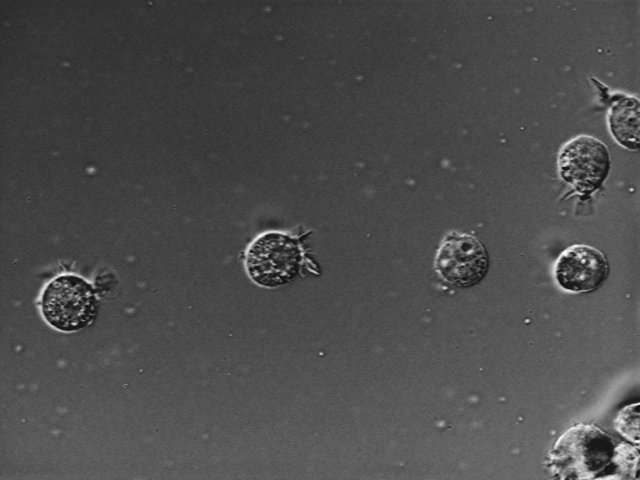
#> input picture sample/1.tiff, 640 x 480 px
$ jupyter execute --allow-errors 'shading correction.ipynb'
#> lines starting #> are read from the running program, lines starting #| are printed output that depends on the picture
[cell 1]
# good for images with lots of particles
import cv2
from matplotlib import pyplot as plt

img = cv2.imread('../sample/1.tiff', 1)
#> img is the input picture: shape (480, 640, 3); min 15, max 254, mean 76.6

lab_img = cv2.cvtColor(img, cv2.COLOR_BGR2LAB)
#> lab_img: shape (480, 640, 3); mean of channels 0, 1, 2 82.6, 128, 128
l, a, b = cv2.split(lab_img)
#> a: shape (480, 640); every value is 128

clahe = cv2.createCLAHE(clipLimit=3.0, tileGridSize=(8,8))
clahe_img = clahe.apply(l)
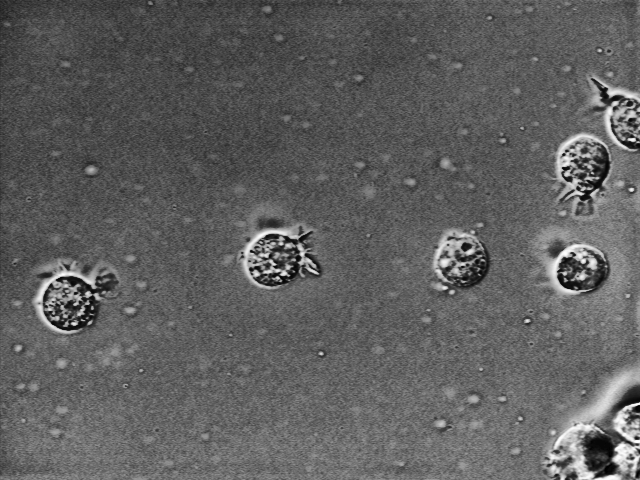
#> clahe_img: shape (480, 640); min 1, max 255, mean 95.1

CLAHE_img = cv2.merge((clahe_img, a, b))
#> CLAHE_img: shape (480, 640, 3); mean of channels 0, 1, 2 95.1, 128, 128
corrected_image = cv2.cvtColor(CLAHE_img, cv2.COLOR_LAB2BGR)

plt.figure(figsize=(12,8))

plt.subplot(121)
plt.title('Original image')
plt.imshow(img)

plt.subplot(122)
plt.title('Corrected image')
plt.imshow(corrected_image)
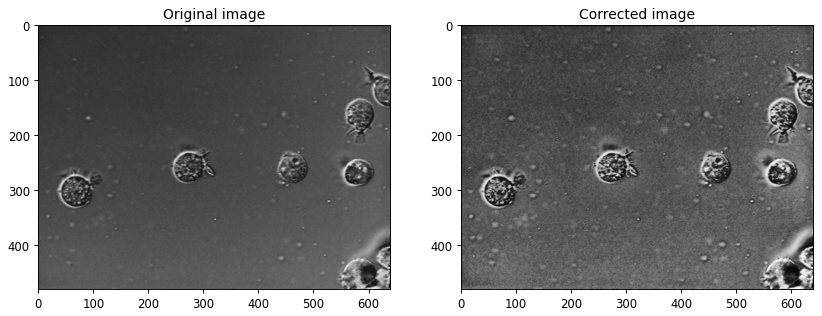
#> figure drawn by matplotlib, 2 panels; B, G, R data is drawn as R, G, B

[cell 2]
from cv2_rolling_ball import subtract_background_rolling_ball

img = cv2.imread('../sample/1.tiff', 0)
#> img: shape (480, 640); min 15, max 254, mean 76.6

radius = 50

#> (the rest of this cell did not finish here and is left out)
